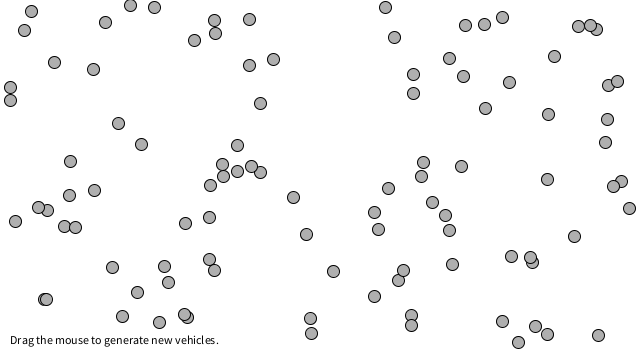
Frame 1 (no input)
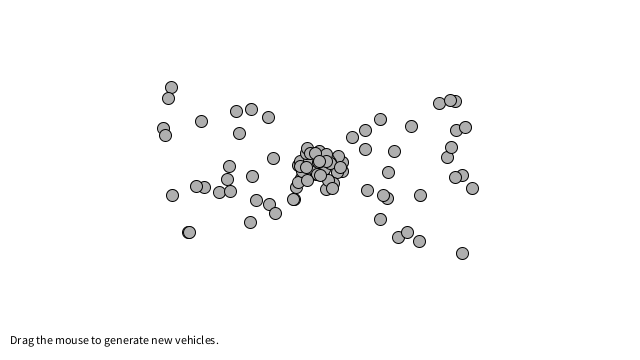
Frame 60 (the mouse pressed at the canvas centre just before this capture)
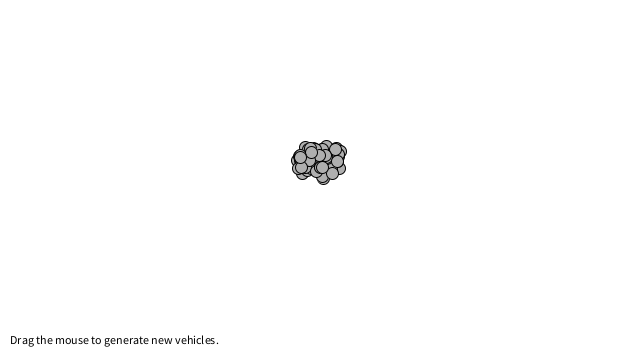
Frame 120 (the mouse held since frame 60 and released just before this capture)

The Processing sketch that drew these frames (run headless with seeded random() and noise(); from frame 60 on, the mouse is pressed at the canvas centre):

// Processing sketch: Cohesion
// ── Cohesion.pde
// The Nature of Code
// Daniel Shiffman
// http://natureofcode.com

// Separation

// Via Reynolds: http://www.red3d.com/cwr/steer/

// A list of vehicles
ArrayList<Vehicle> vehicles;

void setup() {
  size(640,360);
  smooth();

  // We are now making random vehicles and storing them in an ArrayList
  vehicles = new ArrayList<Vehicle>();
  for (int i = 0; i < 100; i++) {
    vehicles.add(new Vehicle(random(width),random(height)));
  }
}

void draw() {
  background(255);

  for (Vehicle v : vehicles) {
    // Path following and separation are worked on in this function
    v.cohesion(vehicles);
    // Call the generic run method (update, borders, display, etc.)
    v.update();
    v.borders();
    v.display();
  }

  // Instructions
  fill(0);
  text("Drag the mouse to generate new vehicles.",10,height-16);
}


void mouseDragged() {
  vehicles.add(new Vehicle(mouseX,mouseY));
  
  if (vehicles.size() > 200) {
    vehicles.remove(0);
  }
  
}




// ── Vehicle.pde
// The Nature of Code
// Daniel Shiffman
// http://natureofcode.com

// Separation

// Vehicle class

class Vehicle {

  // All the usual stuff
  PVector location;
  PVector velocity;
  PVector acceleration;
  float r;
  float maxforce;    // Maximum steering force
  float maxspeed;    // Maximum speed

    // Constructor initialize all values
  Vehicle(float x, float y) {
    location = new PVector(x, y);
    r = 12;
    maxspeed = 3;
    maxforce = 0.2;
    acceleration = new PVector(0, 0);
    velocity = new PVector(0, 0);
  }

  void applyForce(PVector force) {
    // We could add mass here if we want A = F / M
    acceleration.add(force);
  }

  // Separation
  // Method checks for nearby vehicles and steers away
  void cohesion (ArrayList<Vehicle> vehicles) {
    float desiredseparation = r*2;
    PVector sum = new PVector();
    int count = 0;
    // For every boid in the system, check if it's too close
    for (Vehicle other : vehicles) {
      float d = PVector.dist(location, other.location);
      // If the distance is greater than 0 and less than an arbitrary amount (0 when you are yourself)
      if (d > desiredseparation) {
        // Calculate vector pointing away from neighbor
        PVector diff = PVector.sub(location, other.location);
        diff.normalize();
        diff.mult(-d);      // Weight by distance
        sum.add(diff);
        count++;            // Keep track of how many
      }
    }
    // Average -- divide by how many
    if (count > 0) {
      sum.div(count);
      // Our desired vector is the average scaled to maximum speed
      sum.normalize();
      sum.mult(maxspeed);
      // Implement Reynolds: Steering = Desired - Velocity
      PVector steer = PVector.sub(sum, velocity);
      steer.limit(maxforce);
      applyForce(steer);
    }
  }



  // Method to update location
  void update() {
    // Update velocity
    velocity.add(acceleration);
    // Limit speed
    velocity.limit(maxspeed);
    location.add(velocity);
    // Reset accelertion to 0 each cycle
    acceleration.mult(0);
  }

  void display() {
    fill(175);
    stroke(0);
    pushMatrix();
    translate(location.x, location.y);
    ellipse(0, 0, r, r);
    popMatrix();
  }

  // Wraparound
  void borders() {
    if (location.x < -r) location.x = width+r;
    if (location.y < -r) location.y = height+r;
    if (location.x > width+r) location.x = -r;
    if (location.y > height+r) location.y = -r;
  }
}
